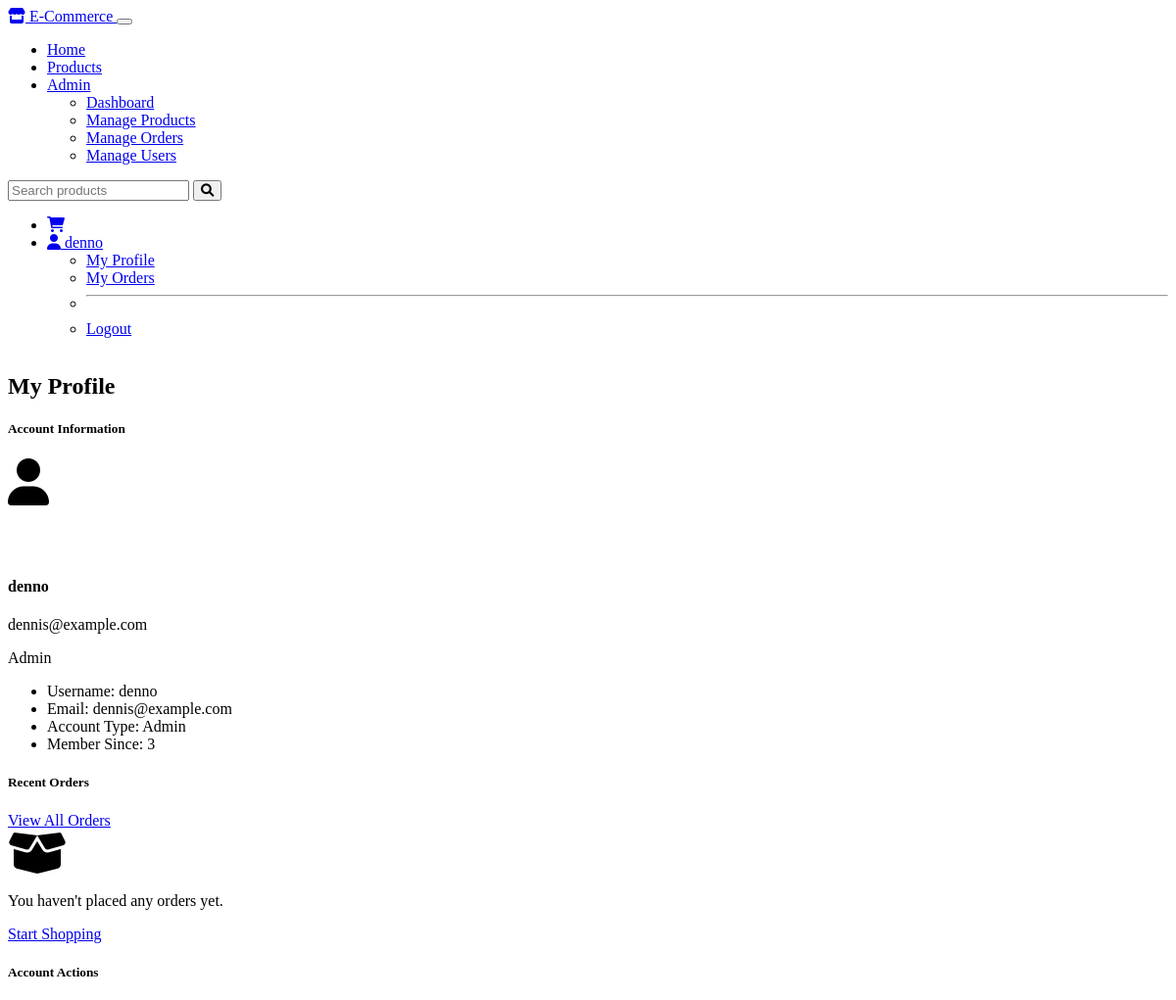
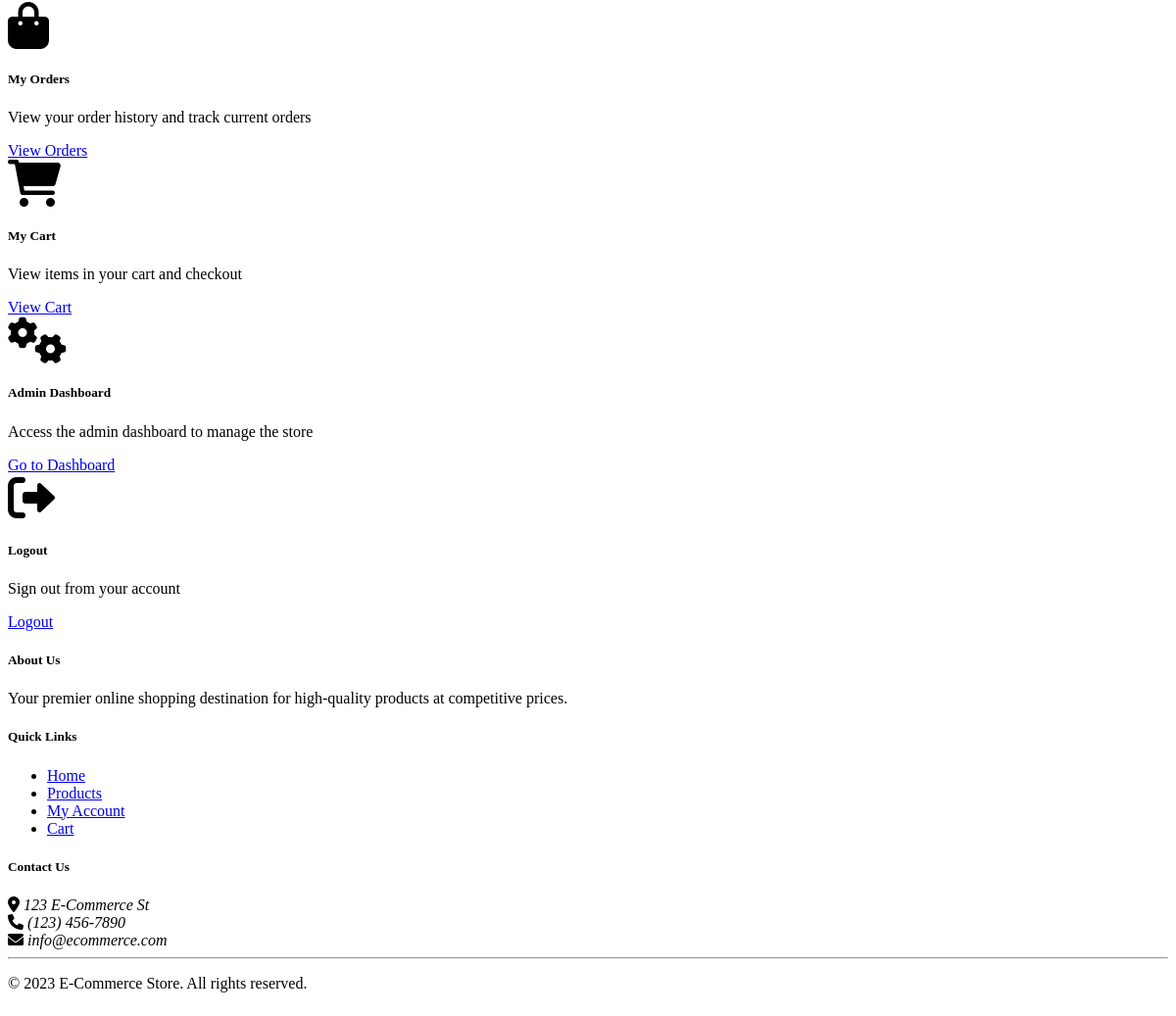
Page /shop/profile (signed in) on the committed database (2 pictures, top to bottom).
### tables this page shows
CREATE TABLE users (
        id INTEGER PRIMARY KEY AUTOINCREMENT,
        username TEXT UNIQUE NOT NULL,
        email TEXT UNIQUE NOT NULL,
        password TEXT NOT NULL,
        role TEXT NOT NULL DEFAULT 'customer'
    );

### shop.py (the view)
@shop_bp.route('/profile')
@login_required
def profile():
    conn = get_db_connection()
    user = conn.execute('SELECT * FROM users WHERE id = ?', (current_user.id,)).fetchone()
    orders = Order.get_user_orders(current_user.id)
    conn.close()
    return render_template('shop/profile.html', user=user, orders=orders)

### app.py (called while the page is built)
def get_db_connection():
    conn = sqlite3.connect(DATABASE)
    conn.row_factory = sqlite3.Row
    return conn

### models.py (called while the page is built)
@login_manager.user_loader
def load_user(user_id):
    return User.get_by_id(user_id)

    @staticmethod
    def get_by_id(user_id):
        conn = get_db_connection()
        user = conn.execute('SELECT * FROM users WHERE id = ?', (user_id,)).fetchone()
        conn.close()
        if user:
            return User(
                id=user['id'],
                username=user['username'],
                email=user['email'],
                role=user['role']
            )
        return None

    @staticmethod
    def get_user_orders(user_id):
        conn = get_db_connection()
        orders = conn.execute('''
            SELECT * FROM orders
            WHERE user_id = ?
            ORDER BY created_at DESC
        ''', (user_id,)).fetchall()
        conn.close()
        return orders

### templates/shop/profile.html (shortened to what this page needs)
{% extends 'base.html' %}
{% block content %}
<div class="container">
    <div class="row mb-4">
        <div class="col-12">
            <h2>My Profile</h2>
        </div>
    </div>
    <div class="row">
        <div class="col-md-4 mb-4">
            <div class="card">
                <div class="card-header">
                    <h5 class="mb-0">Account Information</h5>
                </div>
                <div class="card-body">
                    <div class="text-center mb-4">
                        <div class="bg-secondary rounded-circle d-inline-flex align-items-center justify-content-center" style="width: 100px; height: 100px;">
                            <i class="fas fa-user fa-3x text-white"></i>
                        </div>
                        <h4 class="mt-3">{{ user.username }}</h4>
                        <p class="text-muted">{{ user.email }}</p>
                        <p>
                            <span class="badge bg-{% if user.role == 'admin' %}danger{% else %}info{% endif %}">
                                {{ user.role|capitalize }}
                            </span>
                        </p>
                    </div>
                    <ul class="list-group list-group-flush">
                        <li class="list-group-item d-flex justify-content-between">
                            <span>Username:</span>
                            <span>{{ user.username }}</span>
                        </li>
                        <li class="list-group-item d-flex justify-content-between">
                            <span>Email:</span>
                            <span>{{ user.email }}</span>
                        </li>
                        <li class="list-group-item d-flex justify-content-between">
                            <span>Account Type:</span>
                            <span>{{ user.role|capitalize }}</span>
                        </li>
                        <li class="list-group-item d-flex justify-content-between">
                            <span>Member Since:</span>
                            <span>{{ user.id }}</span>
                        </li>
                    </ul>
                </div>
            </div>
        </div>
        <div class="col-md-8">
            <div class="card mb-4">
                <div class="card-header d-flex justify-content-between align-items-center">
                    <h5 class="mb-0">Recent Orders</h5>
                    <a href="{{ url_for('shop.orders') }}" class="btn btn-sm btn-outline-primary">View All Orders</a>
                </div>
                <div class="card-body">
                    {% if orders %}
                        <div class="table-responsive">
                            <table class="table table-hover">
                                <thead>
                                    <tr>
                                        <th>Order ID</th>
                                        <th>Date</th>
                                        <th>Status</th>
                                        <th>Total</th>
                                        <th>Action</th>
                                    </tr>
                                </thead>
                                <tbody>
                                    {% for order in orders[:5] %}
                                    <tr>
                                        <td>#{{ order.id }}</td>
                                        <td>{{ order.created_at }}</td>
                                        <td>
                                            <span class="badge status-badge {% if order.status == 'pending' %}bg-warning{% elif order.status == 'completed' %}bg-success{% elif order.status == 'cancelled' %}bg-danger{% elif order.status == 'processing' %}bg-info{% elif order.status == 'shipped' %}bg-primary{% elif order.status == 'delivered' %}bg-success{% else %}bg-secondary{% endif %}">
                                                {{ order.status }}
                                            </span>
                                        </td>
                                        <td>${{ order.total }}</td>
                                        <td>
                                            <a href="{{ url_for('shop.order_detail', order_id=order.id) }}" class="btn btn-sm btn-primary">View</a>
                                        </td>
                                    </tr>
                                    {% endfor %}
                                </tbody>
                            </table>
                        </div>
                    {% else %}
                        <div class="text-center py-4">
                            <i class="fas fa-box-open fa-3x mb-3 text-muted"></i>
                            <p class="mb-0">You haven't placed any orders yet.</p>
                            <a href="{{ url_for('shop.products') }}" class="btn btn-primary mt-3">Start Shopping</a>
                        </div>
                    {% endif %}
                </div>
            </div>
            <div class="card">
                <div class="card-header">
                    <h5 class="mb-0">Account Actions</h5>
                </div>
                <div class="card-body">
                    <div class="row">
                        <div class="col-md-6 mb-3">
                            <div class="card h-100">
                                <div class="card-body text-center">
                                    <i class="fas fa-shopping-bag fa-3x mb-3 text-primary"></i>
                                    <h5>My Orders</h5>
                                    <p class="text-muted">View your order history and track current orders</p>
                                    <a href="{{ url_for('shop.orders') }}" class="btn btn-outline-primary">View Orders</a>
                                </div>
                            </div>
                        </div>
                        <div class="col-md-6 mb-3">
                            <div class="card h-100">
                                <div class="card-body text-center">
                                    <i class="fas fa-shopping-cart fa-3x mb-3 text-success"></i>
                                    <h5>My Cart</h5>
                                    <p class="text-muted">View items in your cart and checkout</p>
                                    <a href="{{ url_for('cart.view_cart') }}" class="btn btn-outline-success">View Cart</a>
                                </div>
                            </div>
                        </div>
                        {% if user.role == 'admin' %}
                        <div class="col-md-6 mb-3">
                            <div class="card h-100">
                                <div class="card-body text-center">
                                    <i class="fas fa-cogs fa-3x mb-3 text-danger"></i>
                                    <h5>Admin Dashboard</h5>
                                    <p class="text-muted">Access the admin dashboard to manage the store</p>
                                    <a href="{{ url_for('admin.dashboard') }}" class="btn btn-outline-danger">Go to Dashboard</a>
                                </div>
                            </div>
                        </div>
                        {% endif %}
                        <div class="col-md-6 mb-3">
                            <div class="card h-100">
                                <div class="card-body text-center">
                                    <i class="fas fa-sign-out-alt fa-3x mb-3 text-secondary"></i>
                                    <h5>Logout</h5>
                                    <p class="text-muted">Sign out from your account</p>
                                    <a href="{{ url_for('auth.logout') }}" class="btn btn-outline-secondary">Logout</a>
                                </div>
                            </div>
                        </div>
                    </div>
                </div>
            </div>
        </div>
    </div>
</div>
{% endblock %}

### templates/base.html (shortened to what this page needs)
<!DOCTYPE html>
<html lang="en" data-bs-theme="dark">
<head>
    <link rel="stylesheet" href="https://cdn.replit.com/agent/bootstrap-agent-dark-theme.min.css">
    <link rel="stylesheet" href="https://cdnjs.cloudflare.com/ajax/libs/font-awesome/6.0.0/css/all.min.css">
    <link rel="stylesheet" href="{{ url_for('static', filename='css/custom.css') }}">
</head>
<body>
    <nav class="navbar navbar-expand-lg navbar-dark bg-dark">
        <div class="container">
            <a class="navbar-brand" href="{{ url_for('index') }}">
                <i class="fas fa-store"></i> E-Commerce
            </a>
            <button class="navbar-toggler" type="button" data-bs-toggle="collapse" data-bs-target="#navbarNav" aria-controls="navbarNav" aria-expanded="false" aria-label="Toggle navigation">
            </button>
            <div class="collapse navbar-collapse" id="navbarNav">
                <ul class="navbar-nav me-auto">
                    <li class="nav-item">
                        <a class="nav-link" href="{{ url_for('index') }}">Home</a>
                    </li>
                    <li class="nav-item">
                        <a class="nav-link" href="{{ url_for('shop.products') }}">Products</a>
                    </li>
                    {% if current_user.is_authenticated %}
                        {% if current_user.role == 'admin' %}
                            <li class="nav-item dropdown">
                                <a class="nav-link dropdown-toggle" href="#" id="adminDropdown" role="button" data-bs-toggle="dropdown" aria-expanded="false">
                                    Admin
                                </a>
                                <ul class="dropdown-menu" aria-labelledby="adminDropdown">
                                    <li><a class="dropdown-item" href="{{ url_for('admin.dashboard') }}">Dashboard</a></li>
                                    <li><a class="dropdown-item" href="{{ url_for('admin.products') }}">Manage Products</a></li>
                                    <li><a class="dropdown-item" href="{{ url_for('admin.orders') }}">Manage Orders</a></li>
                                    <li><a class="dropdown-item" href="{{ url_for('admin.users') }}">Manage Users</a></li>
                                </ul>
                            </li>
                        {% endif %}
                    {% endif %}
                </ul>
                <form class="d-flex me-2" action="{{ url_for('shop.products') }}" method="GET">
                    <input class="form-control me-2" type="search" name="search" placeholder="Search products" aria-label="Search">
                    <button class="btn btn-outline-light" type="submit">
                        <i class="fas fa-search"></i>
                    </button>
                </form>
                <ul class="navbar-nav">
                    {% if current_user.is_authenticated %}
                        <li class="nav-item">
                            <a class="nav-link position-relative" href="{{ url_for('cart.view_cart') }}">
                                <i class="fas fa-shopping-cart"></i>
                            </a>
                        </li>
                        <li class="nav-item dropdown">
                            <a class="nav-link dropdown-toggle" href="#" id="userDropdown" role="button" data-bs-toggle="dropdown" aria-expanded="false">
                                <i class="fas fa-user"></i> {{ current_user.username }}
                            </a>
                            <ul class="dropdown-menu dropdown-menu-end" aria-labelledby="userDropdown">
                                <li><a class="dropdown-item" href="{{ url_for('shop.profile') }}">My Profile</a></li>
                                <li><a class="dropdown-item" href="{{ url_for('shop.orders') }}">My Orders</a></li>
                                <li><hr class="dropdown-divider"></li>
                                <li><a class="dropdown-item" href="{{ url_for('auth.logout') }}">Logout</a></li>
                            </ul>
                        </li>
                    {% endif %}
                </ul>
            </div>
        </div>
    </nav>
    <main class="py-4">
        {% block content %}{% endblock %}
    </main>
    <footer class="bg-dark text-white py-4 mt-5">
        <div class="container">
            <div class="row">
                <div class="col-md-4">
                    <h5>About Us</h5>
                    <p>Your premier online shopping destination for high-quality products at competitive prices.</p>
                </div>
                <div class="col-md-4">
                    <h5>Quick Links</h5>
                    <ul class="list-unstyled">
                        <li><a href="{{ url_for('index') }}" class="text-white">Home</a></li>
                        <li><a href="{{ url_for('shop.products') }}" class="text-white">Products</a></li>
                        {% if current_user.is_authenticated %}
                            <li><a href="{{ url_for('shop.profile') }}" class="text-white">My Account</a></li>
                            <li><a href="{{ url_for('cart.view_cart') }}" class="text-white">Cart</a></li>
                        {% else %}
                            <li><a href="{{ url_for('auth.login') }}" class="text-white">Login</a></li>
                            <li><a href="{{ url_for('auth.register') }}" class="text-white">Register</a></li>
                        {% endif %}
                    </ul>
                </div>
                <div class="col-md-4">
                    <h5>Contact Us</h5>
                    <address>
                        <i class="fas fa-map-marker-alt"></i> 123 E-Commerce St<br>
                        <i class="fas fa-phone"></i> (123) 456-7890<br>
                        <i class="fas fa-envelope"></i> info@ecommerce.com
                    </address>
                </div>
            </div>
            <hr>
            <div class="text-center">
                <p>&copy; 2023 E-Commerce Store. All rights reserved.</p>
            </div>
        </div>
    </footer>
</body>
</html>

### static/css/custom.css (style rules this page uses)
body { min-height: 100vh; display: flex; flex-direction: column; }
main { flex: 1; }

### rows in the picture
users: username "denno", email "dennis@example.com", role "Admin", id "3"
